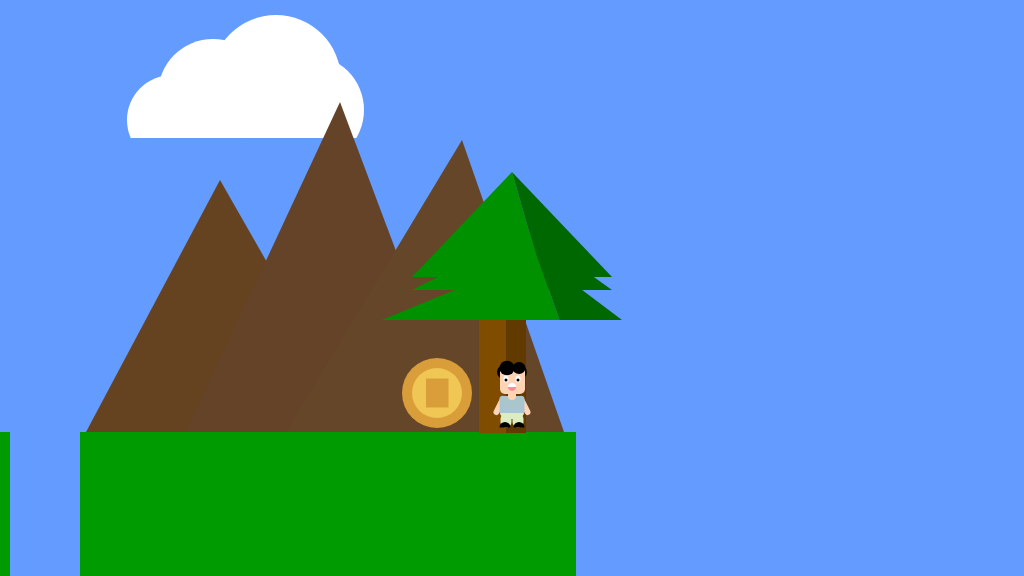
Frame 1 (no input)
Frame 60 (no input): identical to frame 1, image omitted
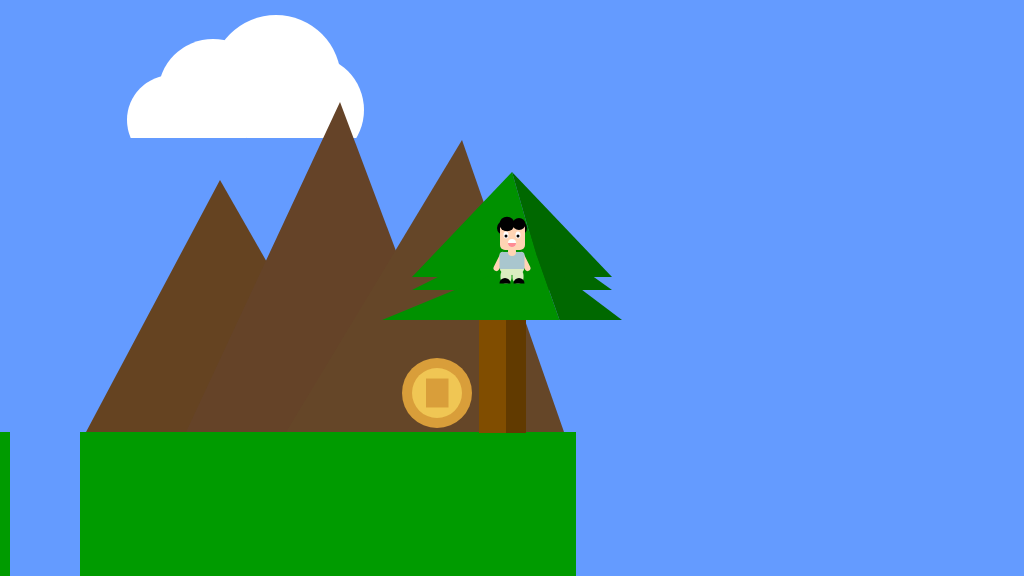
Frame 120 (the mouse pressed at the canvas centre since frame 60)

The p5.js sketch that drew these frames (run headless with seeded random() and noise() and a simulated clock; from frame 60 on, the mouse is pressed at the canvas centre):

// p5.js sketch
// ── sketch.js
/*

The Game Project

3 - using variables

*/

var floorPos_y;

var gameChar_x;
var gameChar_y;

var treePos_x;
var treePos_y;

var canyon;
var collectable;

var mountain;
var cloud;


function setup()
{
	createCanvas(1024, 576);
	floorPos_y = 432; //NB. we are now using a variable for the floor position
    

	//NB. We are now using the built in variables height and width
	gameChar_x = width/2;
	gameChar_y = floorPos_y;
    
    canyon = {x_pos: 100, width: 100};

	treePos_x = width/2;
	treePos_y = height/2;
    mountain ={moutainX_pos:300,
               moutainY_pos:0};
    
    cloud={cloudX_pos:0,
           cloudY_pos:0,
           cloudWidth:0,
           cloudHight:0};
    
    
    collectable ={x_pos: 100, y_pos: 100, size: 50}
}

function draw()
{
	background(100, 155, 255); //fill the sky blue

	noStroke();
	fill(0, 155, 0);
	rect(0, floorPos_y, height, width - floorPos_y); //draw some green ground
    
//1. cloud
    fill(255,255,255);
    ellipse(cloud.cloudX_pos+213,cloud.cloudY_pos+94,
            cloud.cloudWidth+110,cloud.cloudHight+110);
    
    ellipse(cloud.cloudX_pos+172,cloud.cloudY_pos+120,
            cloud.cloudWidth+90,cloud.cloudHight+90);
    
    ellipse(cloud.cloudX_pos+276,cloud.cloudY_pos+80,
            cloud.cloudWidth+130,cloud.cloudHight+130);
    
    ellipse(cloud.cloudX_pos+309,cloud.cloudY_pos+110,
            cloud.cloudWidth+110,cloud.cloudHight+110);
    
    fill(100,155,255);
    rect(cloud.cloudX_pos+125,cloud.cloudY_pos+138,
         cloud.cloudWidth+240,cloud.cloudHight+28);
    
//2. mountain
    fill(101,67,33);
    triangle(520-mountain.moutainX_pos,180+mountain.moutainY_pos,
             386-mountain.moutainX_pos,432+mountain.moutainY_pos,
             664-mountain.moutainX_pos,432+mountain.moutainY_pos);
    
    
    //moutain 2
    fill(101,67,40);
    triangle(640-mountain.moutainX_pos,102+mountain.moutainY_pos,
             486-mountain.moutainX_pos,432+mountain.moutainY_pos,
             764-mountain.moutainX_pos,432+mountain.moutainY_pos);
    
    //mountain 3
    fill(101,70,40);
    triangle(762-mountain.moutainX_pos,140+mountain.moutainY_pos,
             586-mountain.moutainX_pos,432+mountain.moutainY_pos,
             864-mountain.moutainX_pos,432+mountain.moutainY_pos);
    
//3. tree
    //800treePos_x
    //triangle 1.1
    //286Y
    fill(0,145,0);
    triangle(treePos_x,treePos_y-116,
             treePos_x-100,treePos_y-11,
             treePos_x+30,treePos_y-11);
    //1.2
    fill(0,104,0);
    triangle(treePos_x,treePos_y-116,
             treePos_x+30,treePos_y-11,
             treePos_x+100,treePos_y-11);
    
    //triangle 2.1
    fill(0,145,0);
    triangle(treePos_x+17.5,treePos_y-57,
             treePos_x-100,treePos_y+2,
             treePos_x+35,treePos_y+2);
    
//    //2.2
    fill(0,104,0);
    triangle(treePos_x+17.5,treePos_y-57,
             treePos_x+35,treePos_y+2,
             treePos_x+100,treePos_y+2);
//    
    //triangle 3.1
    fill(0,145,0);
    triangle(treePos_x+25,treePos_y-32,
             treePos_x-130,treePos_y+32,
             treePos_x+47.5,treePos_y+32);
    //3.2
    fill(0,104,0);
    triangle(treePos_x+25,treePos_y-32,
             treePos_x+47.5,treePos_y+32,
             treePos_x+110,treePos_y+32);
    
    //wood
    fill(128,77,0);
    rect(treePos_x-33,treePos_y+32,
         30,113);
    //wood 2
    fill(97,58,0);
    rect(treePos_x-6,treePos_y+32,
         20,113);

    
//4. canyon
    
    fill(100,155,255);
    rect(canyon.x_pos-90,431,
         canyon.width-30,190);
    
//5. coin
    //outer ring
    fill(217,158,58);
    ellipse(collectable.x_pos+337,collectable.x_pos+293,
            collectable.size+20,collectable.size+20);
    //inner ring
    fill(240,198,84);
    ellipse(collectable.x_pos+337,collectable.x_pos+293,
            collectable.size,collectable.size);
    //inner rect
    fill(217,158,58);
    rect(collectable.x_pos+326,collectable.x_pos+278.5,
         collectable.size-27.5,collectable.size-21);
    
//6. front character    
    //hair1
    fill(0);
    ellipse(gameChar_x-8,
            gameChar_y-60,
            14,14);
    
    //hair2
    fill(0);
    ellipse(gameChar_x+8,
            gameChar_y-60,
            14,14);
    
    //face
    fill(255,212,180);
    rect(gameChar_x-12,
         gameChar_y-65,
         25,27,
         5);
    
    //hair3
    fill(0);
    ellipse(gameChar_x-5,
            gameChar_y-64,        
            15,14.5);
    
    //hair4
    fill(0);
    ellipse(gameChar_x+7,
            gameChar_y-64,
            13,12);
    
    //eye left
    fill(255);
    ellipse(gameChar_x-6,
            gameChar_y-53,
            5,7);
    
    //eye ball left
    fill(0);
    ellipse(gameChar_x-6,
            gameChar_y-52,
            3,3);

    //left right
    fill(255);
    ellipse(gameChar_x+6,
            gameChar_y-53,
            5,7);
    
    //eye ball right
    fill(0);
    ellipse(gameChar_x+6,
            gameChar_y-52,
            3,3);
    
    //mouth
    fill(255);
    ellipse(gameChar_x,
            gameChar_y-45,
            8,8);
    
    //tougn
    fill(255,139,148);
    arc(gameChar_x,
        gameChar_y-45,
        8,8,
        TWO_PI,PI);   
    
    //left hand
    stroke(255,212,180);
    strokeWeight(6);
    line(gameChar_x-9,
         gameChar_y-33,
         gameChar_x-15.5,
         gameChar_y-20);
    noStroke();
    
    //right hand
    stroke(255,212,180);
    strokeWeight(6);
    line(gameChar_x+9,
         gameChar_y-33,
         gameChar_x+15.5,
         gameChar_y-20);
    noStroke();
    
    //body
    fill(169,198,206);
    rect(gameChar_x-12.5
         ,gameChar_y-36,
         25,18, 
         3);
    
    //neck
    fill(255,212,180);
    rect(gameChar_x-4,
         gameChar_y-41,
         8,9,
         180);
    
    //pants
    fill(220,237,193);
    arc(gameChar_x,
        gameChar_y-19,
        24,12,
        TWO_PI,PI)
    
    //leg left
    stroke(220,237,193);
    strokeWeight(11);
    line(gameChar_x-6,
         gameChar_y-13,
         gameChar_x-6,
         gameChar_y-10);
    noStroke();
    
    //leg right
    stroke(220,237,193);
    strokeWeight(11);
    line(gameChar_x+6,
         gameChar_y-13,
         gameChar_x+6,
         gameChar_y-10);
    noStroke();
    
    //shoe left
    fill(0);
    arc(gameChar_x-7,
        gameChar_y-4.5,
        11,11,
        PI,TWO_PI);
        noStroke();
    
    //shoe right
    fill(0);
    arc(gameChar_x+7,
        gameChar_y-4.5,
        11,11,
        PI,TWO_PI);
        noStroke();
    
   
}


function mousePressed()
{
    gameChar_x=mouseX;
    gameChar_y=mouseY;

}
